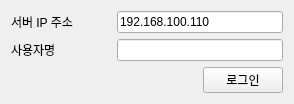
<?xml version="1.0" encoding="UTF-8"?>
<ui version="4.0">
 <class>LoginWidget</class>
 <widget class="QWidget" name="LoginWidget">
  <property name="geometry">
   <rect>
    <x>0</x>
    <y>0</y>
    <width>294</width>
    <height>99</height>
   </rect>
  </property>
  <property name="windowTitle">
   <string>로그인</string>
  </property>
  <layout class="QVBoxLayout" name="verticalLayout">
   <item>
    <layout class="QHBoxLayout" name="horizontalLayout">
     <item>
      <widget class="QLabel" name="label">
       <property name="minimumSize">
        <size>
         <width>100</width>
         <height>0</height>
        </size>
       </property>
       <property name="text">
        <string>서버 IP 주소 </string>
       </property>
      </widget>
     </item>
     <item>
      <widget class="QLineEdit" name="ipLineEdit">
       <property name="text">
        <string>192.168.100.110</string>
       </property>
      </widget>
     </item>
    </layout>
   </item>
   <item>
    <layout class="QHBoxLayout" name="horizontalLayout_2">
     <item>
      <widget class="QLabel" name="label_2">
       <property name="minimumSize">
        <size>
         <width>100</width>
         <height>0</height>
        </size>
       </property>
       <property name="text">
        <string>사용자명 </string>
       </property>
      </widget>
     </item>
     <item>
      <widget class="QLineEdit" name="nameLineEdit"/>
     </item>
    </layout>
   </item>
   <item>
    <layout class="QHBoxLayout" name="horizontalLayout_3">
     <item>
      <spacer name="horizontalSpacer">
       <property name="orientation">
        <enum>Qt::Horizontal</enum>
       </property>
       <property name="sizeHint" stdset="0">
        <size>
         <width>40</width>
         <height>20</height>
        </size>
       </property>
      </spacer>
     </item>
     <item>
      <widget class="QPushButton" name="loginButton">
       <property name="text">
        <string>로그인</string>
       </property>
      </widget>
     </item>
    </layout>
   </item>
  </layout>
 </widget>
 <resources/>
 <connections/>
</ui>
